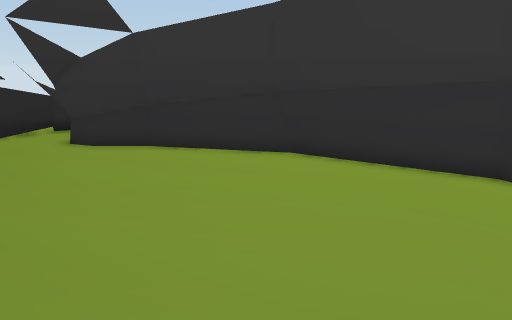
[1] (above)

12 first-person views from a walk through a Unity game level. The camera is 1.4 m above the floor, tilts 14° down and sees 70° across. The floor is counted in squares, 0.5 m on a side. Each view is taken from the middle of a square. On the plan, view 1 faces up. The plan holds only what a view shows up to about 20 squares ahead; the rest is blank. The place goes on beyond the plan. Some animated figures are not drawn.

[2]
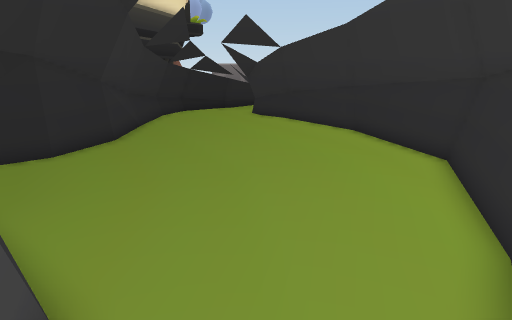

[3]
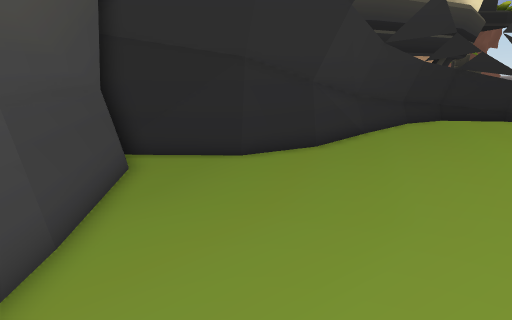

[4]
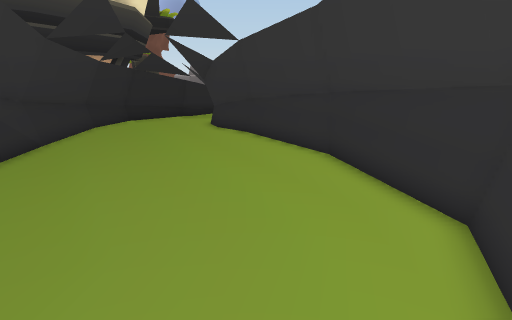

[5]
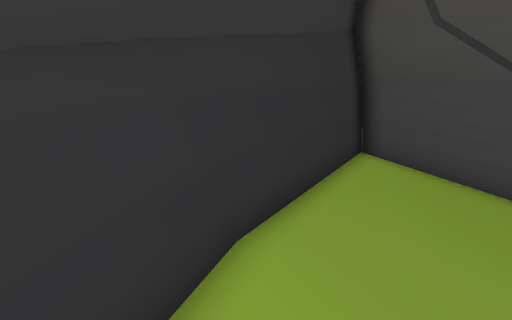

[6]
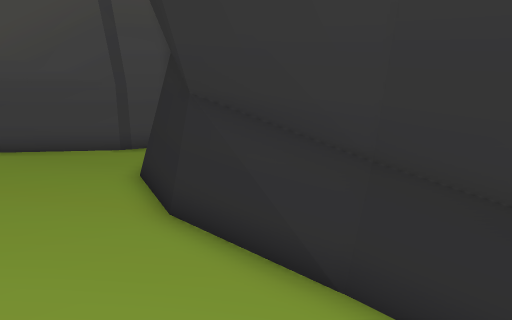

[7]
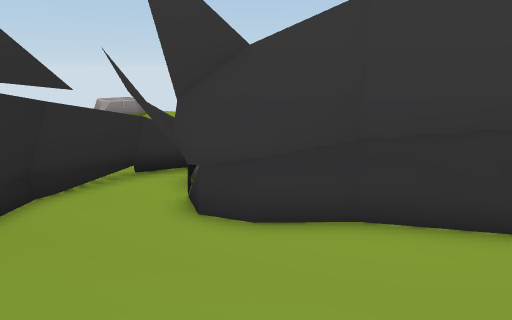

[8]
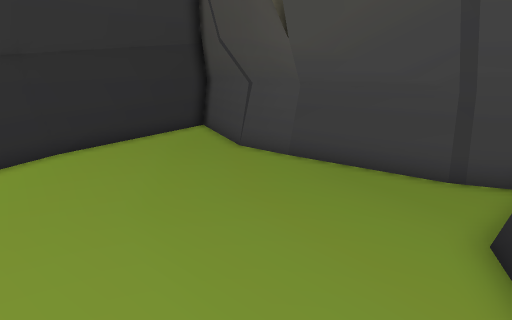

[9]
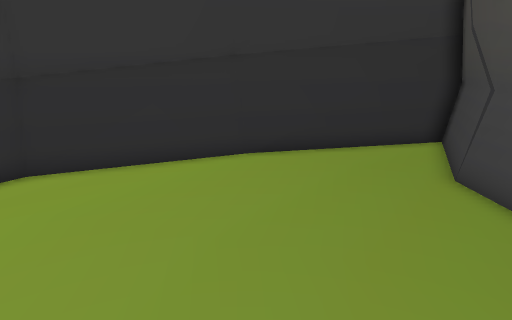

[10]
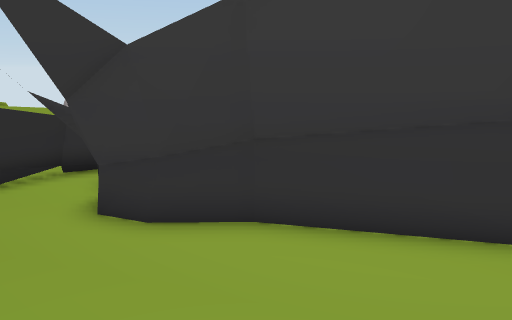

[11]
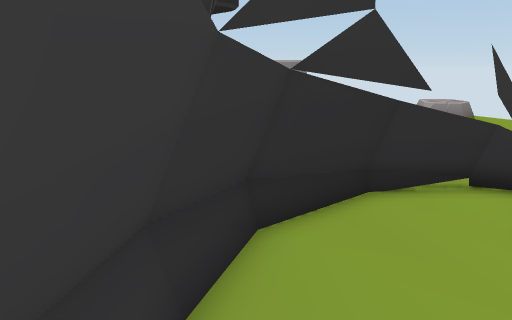

[12]
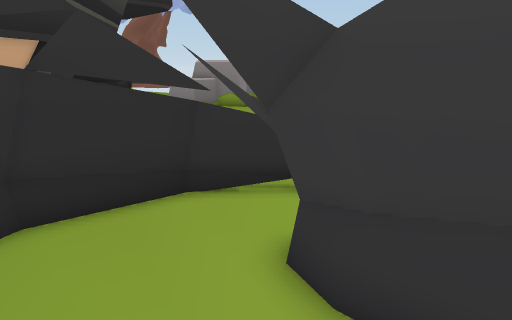

### Floor plan
Points are (right, up) in squares from view 1. A wall is a line through its corners. A room is listed if a view was taken in it or the views show most of it. See-through windows are left out.
Room 1 (views 1, 2, 3, 4, 5, 6, 7, 8, 9, 10, 11, 12)
walls: (-3.5, 0.7) (-3.5, -1.4); (-4.2, 1.5) (-3.8, 0.5); (-3.7, 0.7) (-3.8, -0.4); (4.4, 10.5) (0.6, 12.8); (-3.9, 0.7) (-3.2, -4.1); (-5.9, 4) (-4.8, 3.2) (-3.5, 0.4); (6.9, 9.2) (0.6, 13); (1.1, 12.7) (-4.3, 13.4); (1, 12.8) (-4.1, 13.6); (3.6, -2.6) (5.8, -2.6) (11.4, -5); (-7.4, 6.2) (-4.7, 3.7) (-3.9, 0.6); (-7.5, 6.1) (-4.5, 3.2); (9.6, 3.4) (6.7, 9.4); (9.7, 3.5) (8.7, 5.5); (9.9, 3.6) (7, 9.4); (5.8, -2.8) (8.1, -3.4); (-2.9, -3.9) (-1, -3.1) (3.9, -2.6); (-4, 13.4) (-6, 13.2) (-7.5, 12.6); (-4, 13.6) (-5.2, 13.4); (-4, 13.8) (-6.1, 13.6); (-6, 13.3) (-6.4, 13.3) (-7.5, 12.9); (-5.7, 13.6) (-7.5, 13.9); (-5.9, 13.5) (-6.7, 13.6) (-7.5, 13.3); (-6.1, 13.5) (-7.5, 13.6); (-6.5, 13.4) (-7.5, 13); (-10.2, 8.8) (-4.8, 3.1); (-10.2, 9.1) (-7.3, 5.5); (-10.4, 8.7) (-4.8, 2.9); (-8.2, 13.1) (-8.5, 13.5); (-8.1, 13.3) (-8.6, 14); (-9.9, 10.9) (-9.8, 9.4); (-8.1, 13.6) (-8.7, 14.4); (-8.1, 13.9) (-8.5, 14.7) (-8, 14); (-9.7, 12.8) (-10.1, 11.9); (-9.6, 13.3) (-10.5, 11.7); (-8.6, 14.5) (-8, 13.6); (11.6, -3.5) (10, 3.8); (-11.1, 11.6) (-10.2, 9); (-9.4, 14.1) (-10.9, 11.6) (-10, 9.2) (-7.3, 5.7); (-8.3, 15.4) (-8.4, 14.3); (-9.5, 14.4) (-10.1, 13.3); (11.5, -4.4) (9.8, 3.6); (-10.3, 14.6) (-11.2, 11.2); (-9.6, 15.6) (-10.6, 14.5)
low walls: (-4.5, 3.2) (-3, 0.5) (-3.1, -3.5); (-4.1, 2.2) (-3.3, 0.4) (-3.4, -2.9); (6.1, 9.4) (4.5, 10.4); (7.4, 7.5) (6.9, 8.5); (8.3, 5.4) (7.5, 7.2); (8.1, 6.8) (6.8, 9.4); (3.6, -2.4) (4.6, -2.4); (4, -2.3) (6, -2.1); (-1.2, -2.9) (3.8, -2.4); (4.4, -2.5) (6.1, -2.4) (11.6, -4.7); (-7.3, 5.7) (-6.1, 4.8); (-7.5, 5.5) (-4.9, 3.5); (9.4, 3.3) (8.4, 5.2); (-1.1, 13.4) (-4.1, 13.8); (-2.6, -3.4) (-1.1, -2.8); (-3.9, 13.7) (-5.9, 13.7); (-5.4, 13.5) (-6.1, 13.5); (10.4, -0.3) (9.6, 3.6); (-5.9, 13.6) (-7.2, 14) (-7.3, 14.4); (-7.1, 13.8) (-7.7, 14.8); (-7.2, 13.9) (-8.3, 15.4); (-7.8, 14.2) (-8.4, 14.9); (-7.7, 14.9) (-8.1, 15.4); (-11, 10.5) (-10.2, 8.8); (11.4, -5) (9.3, 3.4); (-10.7, 14.7) (-11.3, 11.2) (-10.4, 8.7); (-10, 15.6) (-10.9, 14.6); (-10.2, 15.6) (-11, 14.7) (-11.4, 11.3)

Positions as (right, up) in squares from view 1, and headings:
1: (0, 0), facing up
2: (10, -3), facing up-left
3: (9, 1), facing left
4: (8, 2), facing up-left
5: (5, 7), facing down-right
6: (-6, 10), facing down
7: (-6, 7), facing up
8: (-4, 7), facing down-right
9: (-3, 3), facing right
10: (-4, 7), facing up
11: (-7, 7), facing up-left
12: (-4, 10), facing up-left
